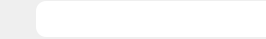
<?xml version="1.0" encoding="UTF-8"?>
<ui version="4.0">
 <class>ToDoListItem</class>
 <widget class="QWidget" name="ToDoListItem">
  <property name="geometry">
   <rect>
    <x>0</x>
    <y>0</y>
    <width>266</width>
    <height>39</height>
   </rect>
  </property>
  <property name="minimumSize">
   <size>
    <width>0</width>
    <height>39</height>
   </size>
  </property>
  <property name="maximumSize">
   <size>
    <width>16777215</width>
    <height>39</height>
   </size>
  </property>
  <property name="contextMenuPolicy">
   <enum>Qt::NoContextMenu</enum>
  </property>
  <property name="acceptDrops">
   <bool>false</bool>
  </property>
  <property name="windowTitle">
   <string>Form</string>
  </property>
  <property name="windowIcon">
   <iconset theme="lock">
    <normaloff>.</normaloff>.</iconset>
  </property>
  <property name="windowOpacity">
   <double>10.000000000000000</double>
  </property>
  <property name="styleSheet">
   <string notr="true">border-top-left-radius:10px;
border-bottom-left-radius:10px</string>
  </property>
  <layout class="QHBoxLayout" name="horizontalLayout">
   <property name="spacing">
    <number>0</number>
   </property>
   <property name="leftMargin">
    <number>0</number>
   </property>
   <property name="topMargin">
    <number>0</number>
   </property>
   <property name="rightMargin">
    <number>0</number>
   </property>
   <property name="bottomMargin">
    <number>0</number>
   </property>
   <item>
    <widget class="QPushButton" name="choose">
     <property name="minimumSize">
      <size>
       <width>36</width>
       <height>36</height>
      </size>
     </property>
     <property name="maximumSize">
      <size>
       <width>36</width>
       <height>36</height>
      </size>
     </property>
     <property name="cursor">
      <cursorShape>PointingHandCursor</cursorShape>
     </property>
     <property name="styleSheet">
      <string notr="true">border-radius:15px;</string>
     </property>
     <property name="text">
      <string/>
     </property>
     <property name="icon">
      <iconset>
       <activeoff>:/resource/unChoose.svg</activeoff>
       <selectedoff>:/resource/unChoose.svg</selectedoff>
       <selectedon>:/resource/choose.svg</selectedon>
      </iconset>
     </property>
     <property name="iconSize">
      <size>
       <width>17</width>
       <height>17</height>
      </size>
     </property>
     <property name="flat">
      <bool>true</bool>
     </property>
    </widget>
   </item>
   <item>
    <widget class="QLineEdit" name="data">
     <property name="minimumSize">
      <size>
       <width>230</width>
       <height>36</height>
      </size>
     </property>
     <property name="maximumSize">
      <size>
       <width>16777215</width>
       <height>36</height>
      </size>
     </property>
     <property name="font">
      <font/>
     </property>
     <property name="styleSheet">
      <string notr="true">border-top-left-radius:10px;
border-bottom-left-radius:10px;</string>
     </property>
     <property name="text">
      <string/>
     </property>
     <property name="maxLength">
      <number>64</number>
     </property>
     <property name="frame">
      <bool>false</bool>
     </property>
     <property name="dragEnabled">
      <bool>true</bool>
     </property>
    </widget>
   </item>
  </layout>
 </widget>
 <resources/>
 <connections/>
</ui>
